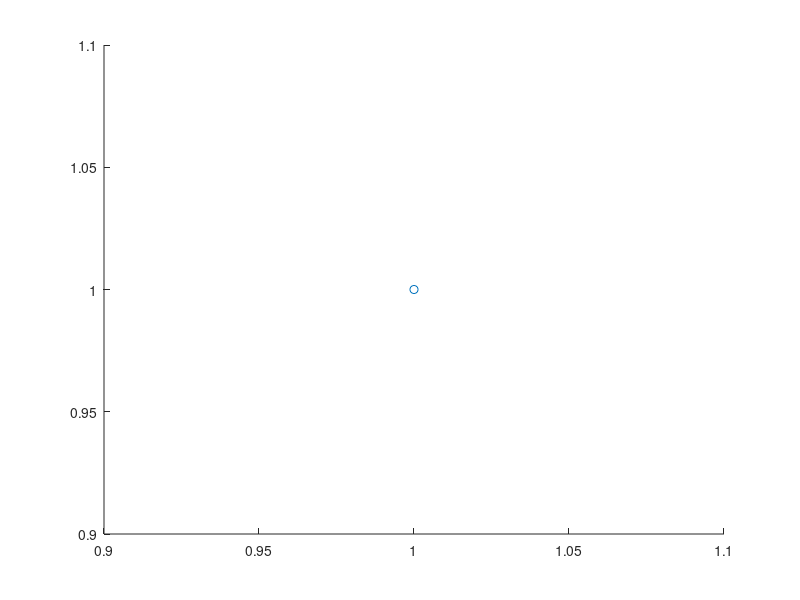

MATLAB code to generate this figure: (Note: this script raises an error after producing the figure.)
%% Data and errors
x = [19.9,19.3,18.1,16.9,15.9,14.2,12.3,10.8,10.2, 8.9, 7.3, 6.3 , 5.3, 4.1, 3.1, 2.1, 1.6];
y = [30.1, 28.6, 27.4, 25.4, 24.5, 22.2, 20.8, 20.3, 20.4, 20.7, 21.7, 22.8, 23.7, 25.5, 27.5, 29.5, 30.5];

e_r = 0.2 .* ones(size(x));
e_r_neg = e_r; e_r_pos = e_r;

e_H = 0.5 .* ones(size(y));
e_H_neg = e_H; e_H_pos = e_H;

%% To plot theoretical results as a smooth curve 
% consider a larger a number of points

r_range_theory = linspace(1,20,100);
H_theory = 20.3 + 0.1 .* (r_range_theory - 10.8).^2;

%% Plot
figure;
errorbar(x,y,e_H_neg,e_H_pos,...
    e_r_neg, e_r_pos,'o', ...
    'DisplayName','forced vortex', ...
    'MarkerFaceColor','red', ...
    'MarkerEdgeColor','none', ...
    'Color','black', ...
    'LineWidth', 1);
hold on;    % allows you to overlay a new plot on the same figure
plot(r_range_theory,H_theory, 'b', ...  % blue line plot
    'DisplayName','theory');
hold off;

xlim([0,20]);
ylim([20,32]);   % optional to resize axis limits
xlabel('Radial position [cm]');
ylabel('Height of interface [cm]');
lgd = legend; 
lgd.Location = 'SouthEast';

set(gca,'FontSize',12)